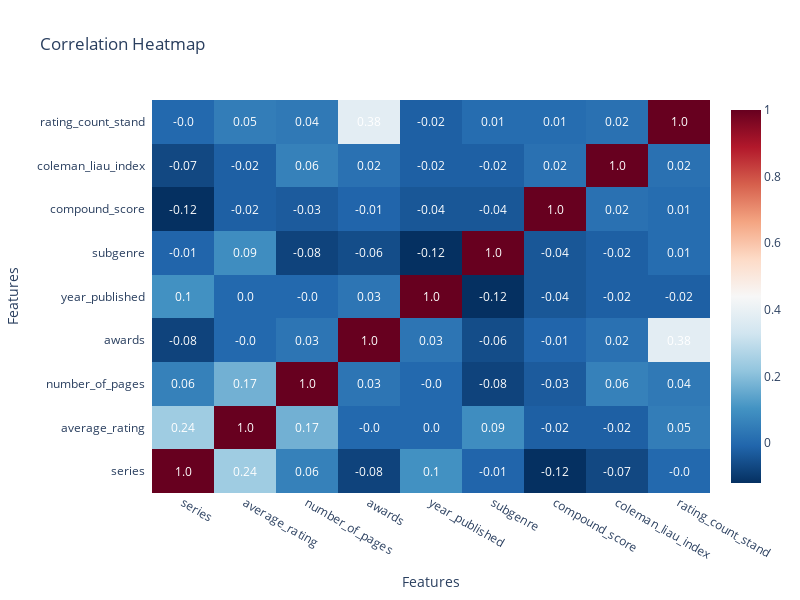

The notebook cell saved with this chart:
### Code cell
df_model = extract.get_dataframe("model_prep")
viz.matrix_corr(df_model,"correlation_heatmap_final")

### Figure 1 — Plotly figure (JSON) as saved in the notebook; plotly's stock layout.template omitted (floating-point values rounded to 4 significant figures)
{"data": [{"colorscale": [[0, "rgb(103,0,31)"], [0.1, "rgb(178,24,43)"], [0.2, "rgb(214,96,77)"], [0.3, "rgb(244,165,130)"], [0.4, "rgb(253,219,199)"], [0.5, "rgb(247,247,247)"], [0.6, "rgb(209,229,240)"], [0.7, "rgb(146,197,222)"], [0.8, "rgb(67,147,195)"], [0.9, "rgb(33,102,172)"], [1, "rgb(5,48,97)"]], "reversescale": true, "showscale": true, "type": "heatmap", "x": ["series", "average_rating", "number_of_pages", "awards", "year_published", "subgenre", "compound_score", "coleman_liau_index", "rating_count_stand"], "y": ["series", "average_rating", "number_of_pages", "awards", "year_published", "subgenre", "compound_score", "coleman_liau_index", "rating_count_stand"], "z": [[1, 0.24, 0.06, -0.08, 0.1, -0.01, -0.12, -0.07, 0], [0.24, 1, 0.17, 0, 0, 0.09, -0.02, -0.02, 0.05], [0.06, 0.17, 1, 0.03, 0, -0.08, -0.03, 0.06, 0.04], [-0.08, 0, 0.03, 1, 0.03, -0.06, -0.01, 0.02, 0.38], [0.1, 0, 0, 0.03, 1, -0.12, -0.04, -0.02, -0.02], [-0.01, 0.09, -0.08, -0.06, -0.12, 1, -0.04, -0.02, 0.01], [-0.12, -0.02, -0.03, -0.01, -0.04, -0.04, 1, 0.02, 0.01], [-0.07, -0.02, 0.06, 0.02, -0.02, -0.02, 0.02, 1, 0.02], [0, 0.05, 0.04, 0.38, -0.02, 0.01, 0.01, 0.02, 1]]}], "layout": {"annotations": [{"font": {"color": "#FFFFFF"}, "showarrow": false, "text": "1.0", "x": "series", "xref": "x", "y": "series", "yref": "y"}, {"font": {"color": "#FFFFFF"}, "showarrow": false, "text": "0.24", "x": "average_rating", "xref": "x", "y": "series", "yref": "y"}, {"font": {"color": "#FFFFFF"}, "showarrow": false, "text": "0.06", "x": "number_of_pages", "xref": "x", "y": "series", "yref": "y"}, {"font": {"color": "#FFFFFF"}, "showarrow": false, "text": "-0.08", "x": "awards", "xref": "x", "y": "series", "yref": "y"}, {"font": {"color": "#FFFFFF"}, "showarrow": false, "text": "0.1", "x": "year_published", "xref": "x", "y": "series", "yref": "y"}, {"font": {"color": "#FFFFFF"}, "showarrow": false, "text": "-0.01", "x": "subgenre", "xref": "x", "y": "series", "yref": "y"}, {"font": {"color": "#FFFFFF"}, "showarrow": false, "text": "-0.12", "x": "compound_score", "xref": "x", "y": "series", "yref": "y"}, {"font": {"color": "#FFFFFF"}, "showarrow": false, "text": "-0.07", "x": "coleman_liau_index", "xref": "x", "y": "series", "yref": "y"}, {"font": {"color": "#FFFFFF"}, "showarrow": false, "text": "-0.0", "x": "rating_count_stand", "xref": "x", "y": "series", "yref": "y"}, {"font": {"color": "#FFFFFF"}, "showarrow": false, "text": "0.24", "x": "series", "xref": "x", "y": "average_rating", "yref": "y"}, {"font": {"color": "#FFFFFF"}, "showarrow": false, "text": "1.0", "x": "average_rating", "xref": "x", "y": "average_rating", "yref": "y"}, {"font": {"color": "#FFFFFF"}, "showarrow": false, "text": "0.17", "x": "number_of_pages", "xref": "x", "y": "average_rating", "yref": "y"}, {"font": {"color": "#FFFFFF"}, "showarrow": false, "text": "-0.0", "x": "awards", "xref": "x", "y": "average_rating", "yref": "y"}, {"font": {"color": "#FFFFFF"}, "showarrow": false, "text": "0.0", "x": "year_published", "xref": "x", "y": "average_rating", "yref": "y"}, {"font": {"color": "#FFFFFF"}, "showarrow": false, "text": "0.09", "x": "subgenre", "xref": "x", "y": "average_rating", "yref": "y"}, {"font": {"color": "#FFFFFF"}, "showarrow": false, "text": "-0.02", "x": "compound_score", "xref": "x", "y": "average_rating", "yref": "y"}, {"font": {"color": "#FFFFFF"}, "showarrow": false, "text": "-0.02", "x": "coleman_liau_index", "xref": "x", "y": "average_rating", "yref": "y"}, {"font": {"color": "#FFFFFF"}, "showarrow": false, "text": "0.05", "x": "rating_count_stand", "xref": "x", "y": "average_rating", "yref": "y"}, {"font": {"color": "#FFFFFF"}, "showarrow": false, "text": "0.06", "x": "series", "xref": "x", "y": "number_of_pages", "yref": "y"}, {"font": {"color": "#FFFFFF"}, "showarrow": false, "text": "0.17", "x": "average_rating", "xref": "x", "y": "number_of_pages", "yref": "y"}, {"font": {"color": "#FFFFFF"}, "showarrow": false, "text": "1.0", "x": "number_of_pages", "xref": "x", "y": "number_of_pages", "yref": "y"}, {"font": {"color": "#FFFFFF"}, "showarrow": false, "text": "0.03", "x": "awards", "xref": "x", "y": "number_of_pages", "yref": "y"}, {"font": {"color": "#FFFFFF"}, "showarrow": false, "text": "-0.0", "x": "year_published", "xref": "x", "y": "number_of_pages", "yref": "y"}, {"font": {"color": "#FFFFFF"}, "showarrow": false, "text": "-0.08", "x": "subgenre", "xref": "x", "y": "number_of_pages", "yref": "y"}, {"font": {"color": "#FFFFFF"}, "showarrow": false, "text": "-0.03", "x": "compound_score", "xref": "x", "y": "number_of_pages", "yref": "y"}, {"font": {"color": "#FFFFFF"}, "showarrow": false, "text": "0.06", "x": "coleman_liau_index", "xref": "x", "y": "number_of_pages", "yref": "y"}, {"font": {"color": "#FFFFFF"}, "showarrow": false, "text": "0.04", "x": "rating_count_stand", "xref": "x", "y": "number_of_pages", "yref": "y"}, {"font": {"color": "#FFFFFF"}, "showarrow": false, "text": "-0.08", "x": "series", "xref": "x", "y": "awards", "yref": "y"}, {"font": {"color": "#FFFFFF"}, "showarrow": false, "text": "-0.0", "x": "average_rating", "xref": "x", "y": "awards", "yref": "y"}, {"font": {"color": "#FFFFFF"}, "showarrow": false, "text": "0.03", "x": "number_of_pages", "xref": "x", "y": "awards", "yref": "y"}, {"font": {"color": "#FFFFFF"}, "showarrow": false, "text": "1.0", "x": "awards", "xref": "x", "y": "awards", "yref": "y"}, {"font": {"color": "#FFFFFF"}, "showarrow": false, "text": "0.03", "x": "year_published", "xref": "x", "y": "awards", "yref": "y"}, {"font": {"color": "#FFFFFF"}, "showarrow": false, "text": "-0.06", "x": "subgenre", "xref": "x", "y": "awards", "yref": "y"}, {"font": {"color": "#FFFFFF"}, "showarrow": false, "text": "-0.01", "x": "compound_score", "xref": "x", "y": "awards", "yref": "y"}, {"font": {"color": "#FFFFFF"}, "showarrow": false, "text": "0.02", "x": "coleman_liau_index", "xref": "x", "y": "awards", "yref": "y"}, {"font": {"color": "#FFFFFF"}, "showarrow": false, "text": "0.38", "x": "rating_count_stand", "xref": "x", "y": "awards", "yref": "y"}, {"font": {"color": "#FFFFFF"}, "showarrow": false, "text": "0.1", "x": "series", "xref": "x", "y": "year_published", "yref": "y"}, {"font": {"color": "#FFFFFF"}, "showarrow": false, "text": "0.0", "x": "average_rating", "xref": "x", "y": "year_published", "yref": "y"}, {"font": {"color": "#FFFFFF"}, "showarrow": false, "text": "-0.0", "x": "number_of_pages", "xref": "x", "y": "year_published", "yref": "y"}, {"font": {"color": "#FFFFFF"}, "showarrow": false, "text": "0.03", "x": "awards", "xref": "x", "y": "year_published", "yref": "y"}, {"font": {"color": "#FFFFFF"}, "showarrow": false, "text": "1.0", "x": "year_published", "xref": "x", "y": "year_published", "yref": "y"}, {"font": {"color": "#FFFFFF"}, "showarrow": false, "text": "-0.12", "x": "subgenre", "xref": "x", "y": "year_published", "yref": "y"}, {"font": {"color": "#FFFFFF"}, "showarrow": false, "text": "-0.04", "x": "compound_score", "xref": "x", "y": "year_published", "yref": "y"}, {"font": {"color": "#FFFFFF"}, "showarrow": false, "text": "-0.02", "x": "coleman_liau_index", "xref": "x", "y": "year_published", "yref": "y"}, {"font": {"color": "#FFFFFF"}, "showarrow": false, "text": "-0.02", "x": "rating_count_stand", "xref": "x", "y": "year_published", "yref": "y"}, {"font": {"color": "#FFFFFF"}, "showarrow": false, "text": "-0.01", "x": "series", "xref": "x", "y": "subgenre", "yref": "y"}, {"font": {"color": "#FFFFFF"}, "showarrow": false, "text": "0.09", "x": "average_rating", "xref": "x", "y": "subgenre", "yref": "y"}, {"font": {"color": "#FFFFFF"}, "showarrow": false, "text": "-0.08", "x": "number_of_pages", "xref": "x", "y": "subgenre", "yref": "y"}, {"font": {"color": "#FFFFFF"}, "showarrow": false, "text": "-0.06", "x": "awards", "xref": "x", "y": "subgenre", "yref": "y"}, {"font": {"color": "#FFFFFF"}, "showarrow": false, "text": "-0.12", "x": "year_published", "xref": "x", "y": "subgenre", "yref": "y"}, {"font": {"color": "#FFFFFF"}, "showarrow": false, "text": "1.0", "x": "subgenre", "xref": "x", "y": "subgenre", "yref": "y"}, {"font": {"color": "#FFFFFF"}, "showarrow": false, "text": "-0.04", "x": "compound_score", "xref": "x", "y": "subgenre", "yref": "y"}, {"font": {"color": "#FFFFFF"}, "showarrow": false, "text": "-0.02", "x": "coleman_liau_index", "xref": "x", "y": "subgenre", "yref": "y"}, {"font": {"color": "#FFFFFF"}, "showarrow": false, "text": "0.01", "x": "rating_count_stand", "xref": "x", "y": "subgenre", "yref": "y"}, {"font": {"color": "#FFFFFF"}, "showarrow": false, "text": "-0.12", "x": "series", "xref": "x", "y": "compound_score", "yref": "y"}, {"font": {"color": "#FFFFFF"}, "showarrow": false, "text": "-0.02", "x": "average_rating", "xref": "x", "y": "compound_score", "yref": "y"}, {"font": {"color": "#FFFFFF"}, "showarrow": false, "text": "-0.03", "x": "number_of_pages", "xref": "x", "y": "compound_score", "yref": "y"}, {"font": {"color": "#FFFFFF"}, "showarrow": false, "text": "-0.01", "x": "awards", "xref": "x", "y": "compound_score", "yref": "y"}, {"font": {"color": "#FFFFFF"}, "showarrow": false, "text": "-0.04", "x": "year_published", "xref": "x", "y": "compound_score", "yref": "y"}, {"font": {"color": "#FFFFFF"}, "showarrow": false, "text": "-0.04", "x": "subgenre", "xref": "x", "y": "compound_score", "yref": "y"}, {"font": {"color": "#FFFFFF"}, "showarrow": false, "text": "1.0", "x": "compound_score", "xref": "x", "y": "compound_score", "yref": "y"}, {"font": {"color": "#FFFFFF"}, "showarrow": false, "text": "0.02", "x": "coleman_liau_index", "xref": "x", "y": "compound_score", "yref": "y"}, {"font": {"color": "#FFFFFF"}, "showarrow": false, "text": "0.01", "x": "rating_count_stand", "xref": "x", "y": "compound_score", "yref": "y"}, {"font": {"color": "#FFFFFF"}, "showarrow": false, "text": "-0.07", "x": "series", "xref": "x", "y": "coleman_liau_index", "yref": "y"}, {"font": {"color": "#FFFFFF"}, "showarrow": false, "text": "-0.02", "x": "average_rating", "xref": "x", "y": "coleman_liau_index", "yref": "y"}, {"font": {"color": "#FFFFFF"}, "showarrow": false, "text": "0.06", "x": "number_of_pages", "xref": "x", "y": "coleman_liau_index", "yref": "y"}, {"font": {"color": "#FFFFFF"}, "showarrow": false, "text": "0.02", "x": "awards", "xref": "x", "y": "coleman_liau_index", "yref": "y"}, {"font": {"color": "#FFFFFF"}, "showarrow": false, "text": "-0.02", "x": "year_published", "xref": "x", "y": "coleman_liau_index", "yref": "y"}, {"font": {"color": "#FFFFFF"}, "showarrow": false, "text": "-0.02", "x": "subgenre", "xref": "x", "y": "coleman_liau_index", "yref": "y"}, {"font": {"color": "#FFFFFF"}, "showarrow": false, "text": "0.02", "x": "compound_score", "xref": "x", "y": "coleman_liau_index", "yref": "y"}, {"font": {"color": "#FFFFFF"}, "showarrow": false, "text": "1.0", "x": "coleman_liau_index", "xref": "x", "y": "coleman_liau_index", "yref": "y"}, {"font": {"color": "#FFFFFF"}, "showarrow": false, "text": "0.02", "x": "rating_count_stand", "xref": "x", "y": "coleman_liau_index", "yref": "y"}, {"font": {"color": "#FFFFFF"}, "showarrow": false, "text": "-0.0", "x": "series", "xref": "x", "y": "rating_count_stand", "yref": "y"}, {"font": {"color": "#FFFFFF"}, "showarrow": false, "text": "0.05", "x": "average_rating", "xref": "x", "y": "rating_count_stand", "yref": "y"}, {"font": {"color": "#FFFFFF"}, "showarrow": false, "text": "0.04", "x": "number_of_pages", "xref": "x", "y": "rating_count_stand", "yref": "y"}, {"font": {"color": "#FFFFFF"}, "showarrow": false, "text": "0.38", "x": "awards", "xref": "x", "y": "rating_count_stand", "yref": "y"}, {"font": {"color": "#FFFFFF"}, "showarrow": false, "text": "-0.02", "x": "year_published", "xref": "x", "y": "rating_count_stand", "yref": "y"}, {"font": {"color": "#FFFFFF"}, "showarrow": false, "text": "0.01", "x": "subgenre", "xref": "x", "y": "rating_count_stand", "yref": "y"}, {"font": {"color": "#FFFFFF"}, "showarrow": false, "text": "0.01", "x": "compound_score", "xref": "x", "y": "rating_count_stand", "yref": "y"}, {"font": {"color": "#FFFFFF"}, "showarrow": false, "text": "0.02", "x": "coleman_liau_index", "xref": "x", "y": "rating_count_stand", "yref": "y"}, {"font": {"color": "#FFFFFF"}, "showarrow": false, "text": "1.0", "x": "rating_count_stand", "xref": "x", "y": "rating_count_stand", "yref": "y"}], "height": 600, "title": {"text": "Correlation Heatmap"}, "width": 800, "xaxis": {"dtick": 1, "gridcolor": "rgb(0, 0, 0)", "side": "bottom", "ticks": "", "title": {"text": "Features"}}, "yaxis": {"dtick": 1, "ticks": "", "ticksuffix": "  ", "title": {"text": "Features"}}}}
